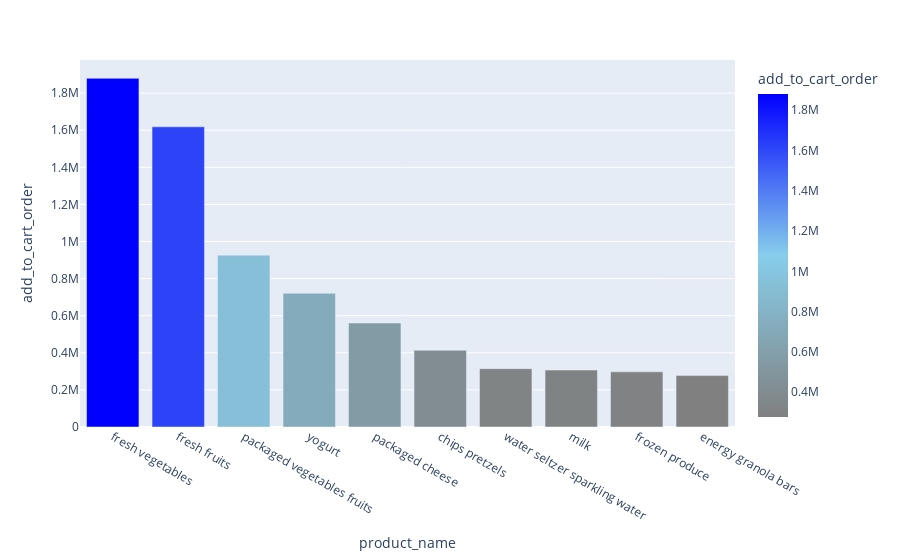

Notebook code for this chart:
### Code cell
top_10_products.columns
px.bar(top_10_products, x= 'product_name', y= 'add_to_cart_order',color = 'add_to_cart_order', color_continuous_scale=["gray", "skyblue" ,"blue"])

### Figure 1 — Plotly figure (JSON) as saved in the notebook; plotly's stock layout.template omitted (floating-point values rounded to 4 significant figures)
{"data": [{"alignmentgroup": "True", "hovertemplate": "product_name=%{x}<br>add_to_cart_order=%{marker.color}<extra></extra>", "legendgroup": "", "marker": {"color": [1879634, 1618479, 926353, 720779, 560668, 413405, 314504, 306921, 297339, 277215], "coloraxis": "coloraxis", "pattern": {"shape": ""}}, "name": "", "offsetgroup": "", "orientation": "v", "showlegend": false, "textposition": "auto", "type": "bar", "x": ["fresh vegetables", "fresh fruits", "packaged vegetables fruits", "yogurt", "packaged cheese", "chips pretzels", "water seltzer sparkling water", "milk", "frozen produce", "energy granola bars"], "xaxis": "x", "y": [1879634, 1618479, 926353, 720779, 560668, 413405, 314504, 306921, 297339, 277215], "yaxis": "y"}], "layout": {"barmode": "relative", "coloraxis": {"colorbar": {"title": {"text": "add_to_cart_order"}}, "colorscale": [[0, "gray"], [0.5, "skyblue"], [1, "blue"]]}, "legend": {"tracegroupgap": 0}, "margin": {"t": 60}, "xaxis": {"anchor": "y", "domain": [0, 1], "title": {"text": "product_name"}}, "yaxis": {"anchor": "x", "domain": [0, 1], "title": {"text": "add_to_cart_order"}}}}
